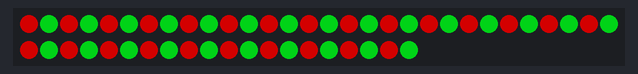
A program run on a simulated Raspberry Pi Pico running MicroPython. Parts: 50 RGB LEDs in strip order, left to right, continuing on the next row. Dim RGB values are drawn brighter than linear.

Above: at 0.1 s.
At 127.2 s:
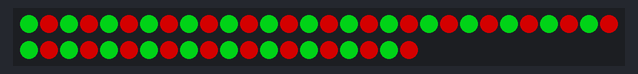

Measured:
- what the display in image 0 shows lasts 1.0 s, from 0.0 s to 1.0 s

The program:

alternating-blinkies.py
```python
import time

import plasma

"""
Set up two alternating colours, great for festive lights!
"""

# Set how many LEDs you have
NUM_LEDS = 50

# Pick two hues from the colour wheel (from 0-360°, try https://www.cssscript.com/demo/hsv-hsl-color-wheel-picker-reinvented/ )
HUE_1 = 0
HUE_2 = 127

# Set up brightness (between 0 and 1)
BRIGHTNESS = 0.5

# Set up speed (wait time between colour changes, in seconds)
SPEED = 1

# Pick *one* LED type by uncommenting the relevant line below:

# APA102 / DotStar™ LEDs
# led_strip = plasma.APA102(NUM_LEDS, 0, 0)

# WS2812 / NeoPixel™ LEDs
led_strip = plasma.WS2812(NUM_LEDS)

# Start updating the LED strip
led_strip.start()

while True:
    for i in range(NUM_LEDS):
        # the if statements below use a modulo operation to identify the even and odd numbered LEDs
        if (i % 2) == 0:
            led_strip.set_hsv(i, HUE_1 / 360, 1.0, BRIGHTNESS)
        else:
            led_strip.set_hsv(i, HUE_2 / 360, 1.0, BRIGHTNESS)
    time.sleep(SPEED)

    for i in range(NUM_LEDS):
        if (i % 2) == 0:
            led_strip.set_hsv(i, HUE_2 / 360, 1.0, BRIGHTNESS)
        else:
            led_strip.set_hsv(i, HUE_1 / 360, 1.0, BRIGHTNESS)
    time.sleep(SPEED)
```
